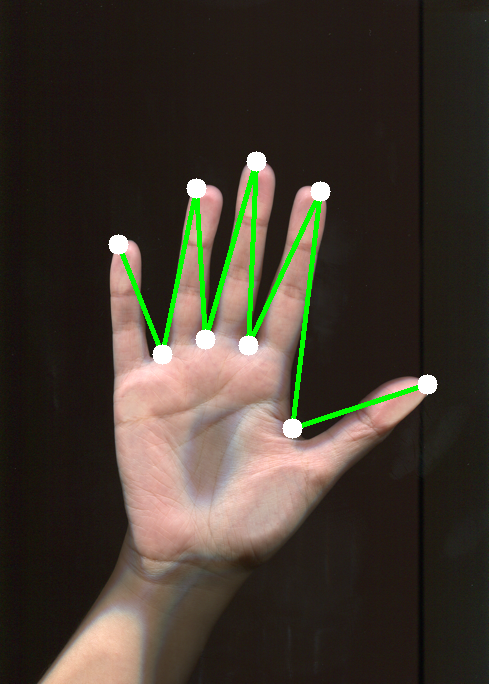
#> input picture 2021_spring/impro/Hands down/output/images/parsed_001.tif, 489 x 684 px, given in place of 034.tif, which was not available
$ jupyter execute --allow-errors IP_lab_02.ipynb   (shell and % lines are left out)   (text cells are left out)
#> lines starting #> are read from the running program, lines starting #| are printed output that depends on the picture; after the words box and inside, x2 and y2 are one past the last pixel; in counts of white or black regions, pixels touching at a corner belong together; pictures that were not available may be replaced by others from this repository, and a replacement may not be noted
[cell 1]
import os
import numpy as np
import pandas as pd
import cv2 as cv
from sklearn.cluster import KMeans
from tqdm.notebook import tqdm
import matplotlib.pyplot as plt
from cycler import cycler


plt.rc('axes', axisbelow=True, grid=True)
plt.rc('grid', c='grey', ls=':')
plt.rc('font', family='serif')
plt.rc('axes', prop_cycle=cycler(color='bmrcgyk'))
plt.rc('image', cmap='gray')
plt.rc('savefig', bbox='tight', pad_inches=0.1, format='pdf')

rs = {'random_state': 0}

[cell 2]
def parse_hand(img):
    bin_img = rgb2bin(img)
    contours, hierarchy = cv.findContours(bin_img, cv.RETR_EXTERNAL, cv.CHAIN_APPROX_SIMPLE)
    contour = contours[np.argmax([len(c) for c in contours])]
    hull = cv.convexHull(contour)
    hull_inds = cv.convexHull(contour, returnPoints=False)
    conv_defs = cv.convexityDefects(contour, hull_inds)
    key_points = find_keypoints(conv_defs, contour)
    return key_points, contour, hull

[cell 3]
def rgb2bin(img, threshold=50):
    img = cv.cvtColor(img, cv.COLOR_RGB2GRAY)
    _, img = cv.threshold(img, threshold, 255, cv.THRESH_BINARY)
    return img

[cell 4]
def cosine_mask(sep, threshold=-0.05):
    vecs =  sep[:, :2] - sep[:, None, 2]
    units = vecs / np.sqrt((vecs ** 2).sum(axis=2, keepdims=True))
    cosines = (units[:, 0] * units[:, 1]).sum(axis=1)
    return cosines > threshold

[cell 5]
def find_keypoints(conv_defs, contour):
    mask = cosine_mask(contour[conv_defs[:, 0, :3], 0])
    conv_defs = conv_defs[mask]

    inds = conv_defs[:, 0, 3].argsort()[-4:]
    if len(inds) != 4:
        return None
    inds = sorted(inds)

    potholes = contour[conv_defs[inds, 0, 2], 0]

    starts = contour[conv_defs[inds, 0, 0], 0]
    ends = contour[conv_defs[inds, 0, 1], 0]

    pw = ((starts - ends[:, None]) ** 2).sum(axis=-1)
    first_start_idx = pw.min(axis=0).argmax()
    last_end_idx = pw.min(axis=1).argmax()

    start = tuple(starts[first_start_idx])
    middle_start = np.vstack((starts[first_start_idx+1:],
                              starts[:first_start_idx]))
    middle_end = np.vstack((ends[last_end_idx+1:],
                            ends[:last_end_idx]))
    middle = (middle_start + middle_end) / 2
    intern = np.vstack((potholes[first_start_idx:],
                        potholes[:first_start_idx]))
    end = ends[last_end_idx]

    key_points = np.array([start, intern[0], middle[0], intern[1], middle[1],
                           intern[2], middle[2], intern[3], end]).astype(int)

    return key_points

[cell 6]
def paint_hand(img, key_points=None, contour=None, hull=None, inplace=False):
    if not inplace:
        img = img.copy()
    if contour is not None:
        cv.drawContours(img, [contour], 0, (255, 255, 0), 3)
    if hull is not None:
        cv.drawContours(img, [hull], 0, (255, 0, 255), 3)
    if key_points is not None:
        cv.polylines(img, [key_points.astype(np.int32).reshape(-1, 1, 2)],
                    False, (0, 255, 0), 3)
        for point in key_points:
            cv.circle(img, tuple(point), 10, (255, 255, 255), -1)
    return img

[cell 7]
def kp2dists(key_points):
    return np.sqrt((np.diff(key_points, axis=0) ** 2).sum(axis=1))

[cell 8]
path = 'training'
data = {}
names = os.listdir(path)
output_dir = 'output/images'

#> (the rest of this cell did not finish here and is left out)

[cell 9]
name = '034.tif'
img = cv.imread(f'{path}/{name}')
#> img is the input picture: shape (684, 489, 3); mean B, G, R 46.3, 57.1, 65.2
img = cv.cvtColor(img, cv.COLOR_BGR2RGB)
mask = (img == img[210, 133]).all(axis=-1)
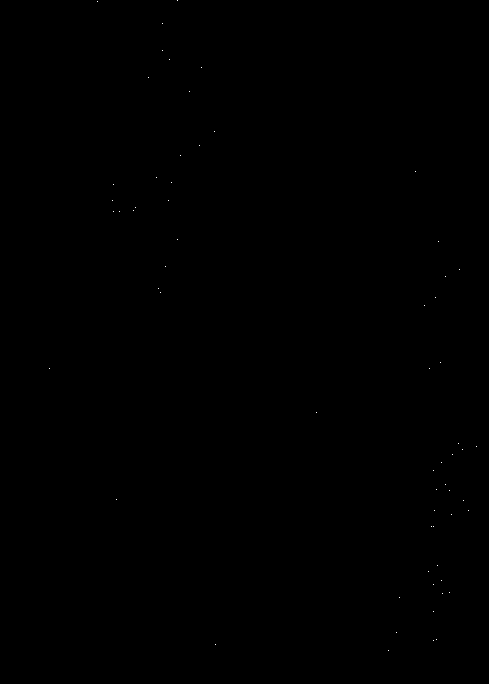
#> mask: shape (684, 489) bool; 0.02% white in thin lines or dots, all inside (x1, y1, x2, y2) = (49, 0, 477, 651)
pr_img = np.where(mask[:, :, None], cv.medianBlur(img, 21), img)
key_points, _, _ = parse_hand(pr_img)
#> in rgb2bin, `img = cv.cvtColor(img, cv.COLOR_RGB2GRAY)`:
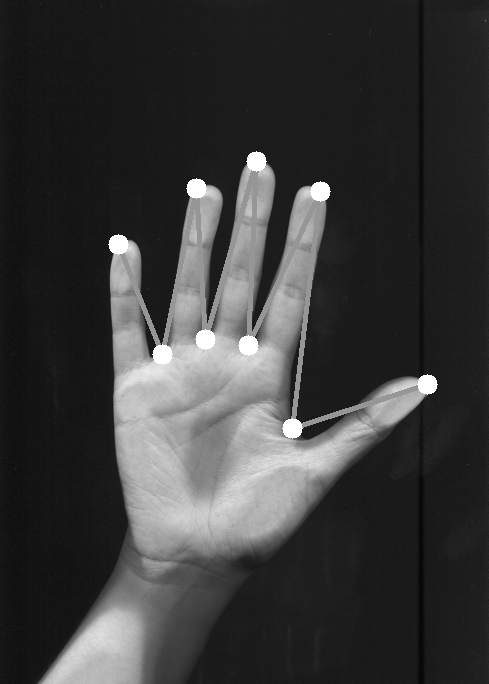
#> img: shape (684, 489); min 4, max 255, mean 58.3
#> in rgb2bin, `_, img = cv.threshold(img, threshold, 255, cv.THRESH_BINARY)`:
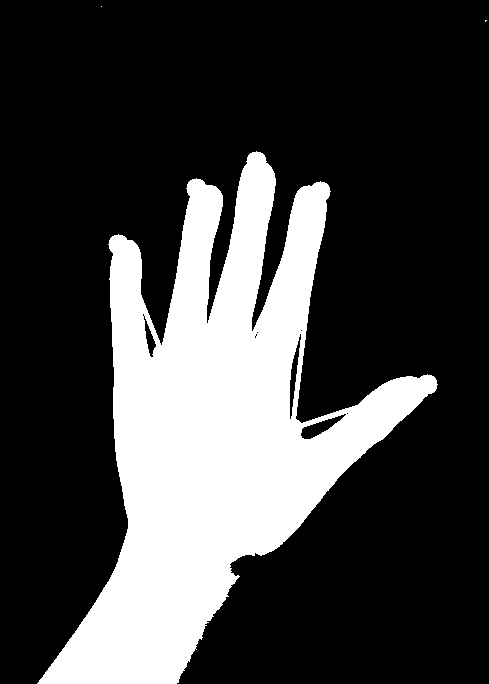
#> img: shape (684, 489); 25.3% white; 3 white regions (2 under 20 px)
#> in parse_hand, `contours, hierarchy = cv.findContours(bin_img, cv.RETR_EXTERNAL, cv.CH..`: contours = 3 contours, 2 with area under 20; largest, box (x1, y1, x2, y2) and area: (37, 151, 438, 684) 84322
#> in parse_hand, `contour = contours[np.argmax([len(c) for c in contours])]`: contour = contour of 991 points, box (x1, y1, x2, y2) (37, 151, 438, 684), area 84322
#> in parse_hand, `hull = cv.convexHull(contour)`: hull = contour of 20 points, box (x1, y1, x2, y2) (37, 151, 438, 684), area 130938
#> in parse_hand, `hull_inds = cv.convexHull(contour, returnPoints=False)`: hull_inds = 20 values, max 989 at index 0, min 0 at index 19, mean 469
#> in parse_hand, `conv_defs = cv.convexityDefects(contour, hull_inds)`: conv_defs = 17 rows, first 6: [989, 0, 990, 186], [0, 2, 1, 186], [2, 137, 86, 35193], [137, 139, 138, 114], [139, 272, 207, 29983], [273, 275, 274, 114]
#> in cosine_mask, `cosines = (units[:, 0] * units[:, 1]).sum(axis=1)`: cosines = 17 values, max 0.936 at index 2, min -0.895 at index 9, mean -0.377
#> in find_keypoints, `conv_defs = conv_defs[mask]`: conv_defs = [[2, 137, 86, 35193], [139, 272, 207, 29983], [658, 812, 738, 36310], [815, 989, 920, 42361]]
#> in find_keypoints, `inds = conv_defs[:, 0, 3].argsort()[-4:]`: inds = [1, 0, 2, 3]
#> in find_keypoints, `inds = sorted(inds)`: inds = [0, 1, 2, 3]
#> in find_keypoints, `potholes = contour[conv_defs[inds, 0, 2], 0]`: potholes = [[207, 323], [161, 345], [295, 418], [252, 331]]
#> in find_keypoints, `starts = contour[conv_defs[inds, 0, 0], 0]`: starts = [[252, 152], [190, 180], [435, 378], [324, 182]]
#> in find_keypoints, `ends = contour[conv_defs[inds, 0, 1], 0]`: ends = [[192, 179], [112, 236], [328, 185], [260, 152]]
#> in find_keypoints, `pw = ((starts - ends[:, None]) ** 2).sum(axis=-1)`: pw = [[4329, 5, 98650, 17433], [26656, 9220, 124493, 47860], [6865, 19069, 48698, 25], [64, 5684, 81701, 4996]]
#> in find_keypoints, `first_start_idx = pw.min(axis=0).argmax()`: first_start_idx = 2
#> in find_keypoints, `last_end_idx = pw.min(axis=1).argmax()`: last_end_idx = 1
#> in find_keypoints, `start = tuple(starts[first_start_idx])`: start = (435, 378)
#> in find_keypoints, `middle_start = np.vstack((starts[first_start_idx+1:], starts[:first_st..`: middle_start = [[324, 182], [252, 152], [190, 180]]
#> in find_keypoints, `middle_end = np.vstack((ends[last_end_idx+1:], ends[:last_end_idx]))`: middle_end = [[328, 185], [260, 152], [192, 179]]
#> in find_keypoints, `middle = (middle_start + middle_end) / 2`: middle = [[326, 183.5], [256, 152], [191, 179.5]]
#> in find_keypoints, `intern = np.vstack((potholes[first_start_idx:], potholes[:first_start_..`: intern = [[295, 418], [252, 331], [207, 323], [161, 345]]
#> in find_keypoints, `end = ends[last_end_idx]`: end = [112, 236]
#> in find_keypoints, `key_points = np.array([start, intern[0], middle[0], intern[1], middle[..`: key_points = [[435, 378], [295, 418], [326, 183], [252, 331], [256, 152], [207, 323], [191, 179], [161, 345], [112, 236]]
paint_hand(img, key_points, inplace=True)
#> the loop in paint_hand, `for point in key_points:` made 9 passes
#> after the loop in paint_hand, `for point in key_points:`:
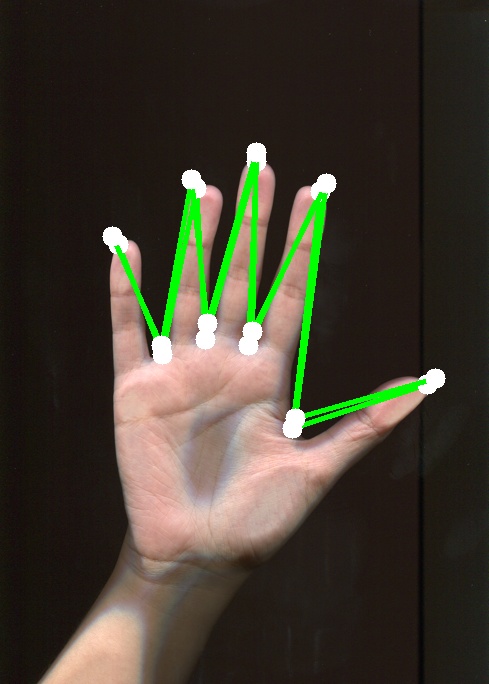
#> img: shape (684, 489, 3); mean R, G, B 65.4, 59.6, 46.8
output = cv.cvtColor(img, cv.COLOR_RGB2BGR)
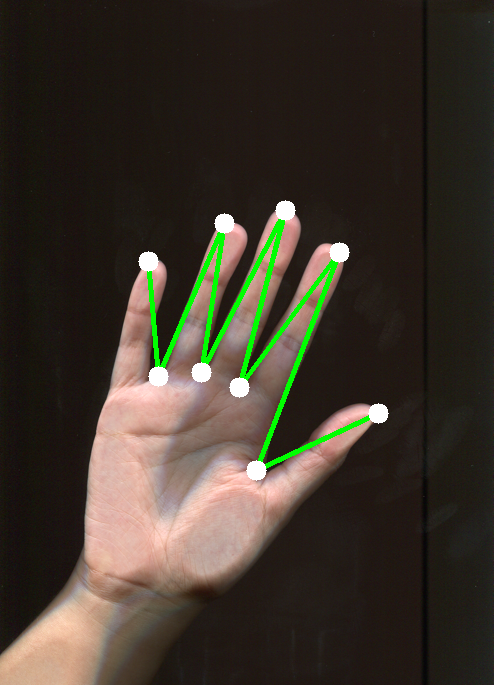
#> input picture 2021_spring/impro/Hands down/output/images/parsed_002.tif, 494 x 685 px, given in place of 012.tif, which was not available
#> further down, img is the input picture: shape (685, 494, 3); mean B, G, R 43.8, 54.7, 62.4
cv.imwrite(f'{output_dir}/parsed_{name}', output)
data[name] = kp2dists(key_points)

[cell 10]
def handplot_adjust():
    plt.grid([])
    plt.xticks([]), plt.yticks([])
    # for spine in plt.gca().spines.values():
    #     spine.set_edgecolor('blue')

[cell 11]
sample = ['012.tif', '050.tif', '064.tif', '088.tif']

plt.figure(figsize=(12, 5))

images = []
#> (the rest of this cell did not finish here and is left out)

[cell 12]
plt.figure(figsize=(12, 5))

#> (the rest of this cell did not finish here and is left out)

[cell 13]
plt.figure(figsize=(12, 5))

ress = []
line_images = []

#> (the rest of this cell did not finish here and is left out)

[cell 14]
plt.figure(figsize=(12, 5))

#> (the rest of this cell did not finish here and is left out)

[cell 15]
plt.figure(figsize=(12, 5))

key_pointss = []

#> (the rest of this cell did not finish here and is left out)

[cell 16]
plt.figure(figsize=(12, 4))

plt.subplot(141)
plt.title('Исходная картинка')
img = cv.imread(f'{path}/034.tif')
img = cv.cvtColor(img, cv.COLOR_BGR2RGB)
plt.imshow(img), handplot_adjust()

plt.subplot(142)
plt.title('Медианный фильтр')
mask = (img == img[210, 133]).all(axis=-1)
median = cv.medianBlur(img, 21)
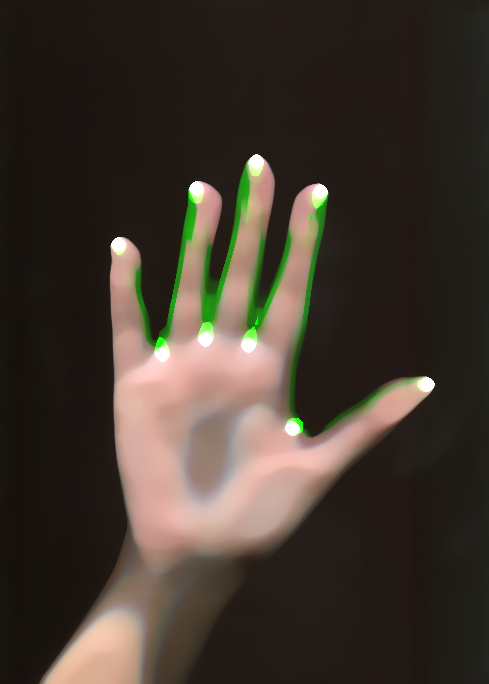
#> median: shape (684, 489, 3); mean R, G, B 65.7, 55.3, 46.2
plt.imshow(median), handplot_adjust()

pr_img = np.where(mask[:, :, None], median, img)
key_points, contour, hull = parse_hand(pr_img)

plt.subplot(143)
plt.title('Контур, выпуклая оболчка')
labeled = paint_hand(median, contour=contour, hull=hull)
#> in paint_hand (call 6), `cv.drawContours(img, [hull], 0, (255, 0, 255), 3)`:
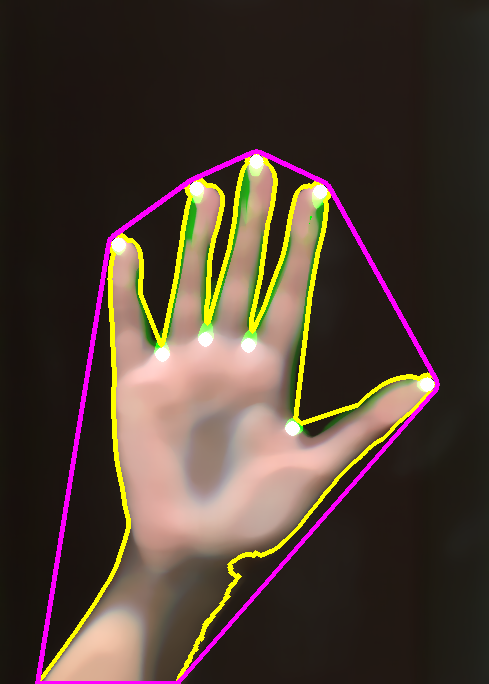
#> img: shape (684, 489, 3); mean R, G, B 76, 60.3, 49.5
plt.imshow(labeled), handplot_adjust()

plt.subplot(144)
plt.title('Результат')
labeled = paint_hand(img, key_points)
plt.imshow(labeled), handplot_adjust()

# plt.suptitle('034.tif')
plt.tight_layout()
plt.savefig('vis/bedy_034')

[cell 17]
shades50 = np.zeros(256)
#> (the rest of this cell did not finish here and is left out)

[cell 18]
images = []
for name in os.listdir(output_dir):
    img = cv.imread(f'{output_dir}/{name}')
    if img.shape == (702, 510, 3):
        images.append(img)
    else:
        img = img[:702, :510]
        images.append(np.pad(img, pad_width=((0, 702 - img.shape[0]),
                                             (0, 510 - img.shape[1]),
                                             (0, 0))))
images.append(np.full_like(images[0], 255))
#> (the rest of this cell did not finish here and is left out)

[cell 19]
df = pd.DataFrame.from_dict(data, orient='index',
                            columns=[f'feature {i}' for i in range(1, 9)])
#> df = table of 1 rows and 8 columns

df = df.sort_index()
features = df.to_numpy()
df.head()
#> Out = table of 1 rows and 8 columns

[cell 20]
pw = ((features - features[:, None]) ** 2).sum(axis=-1)
#> pw = [0]
top3 = df.index.to_numpy()[pw.argsort(axis=1)[:, :4]]
#> (the rest of this cell did not finish here and is left out)
